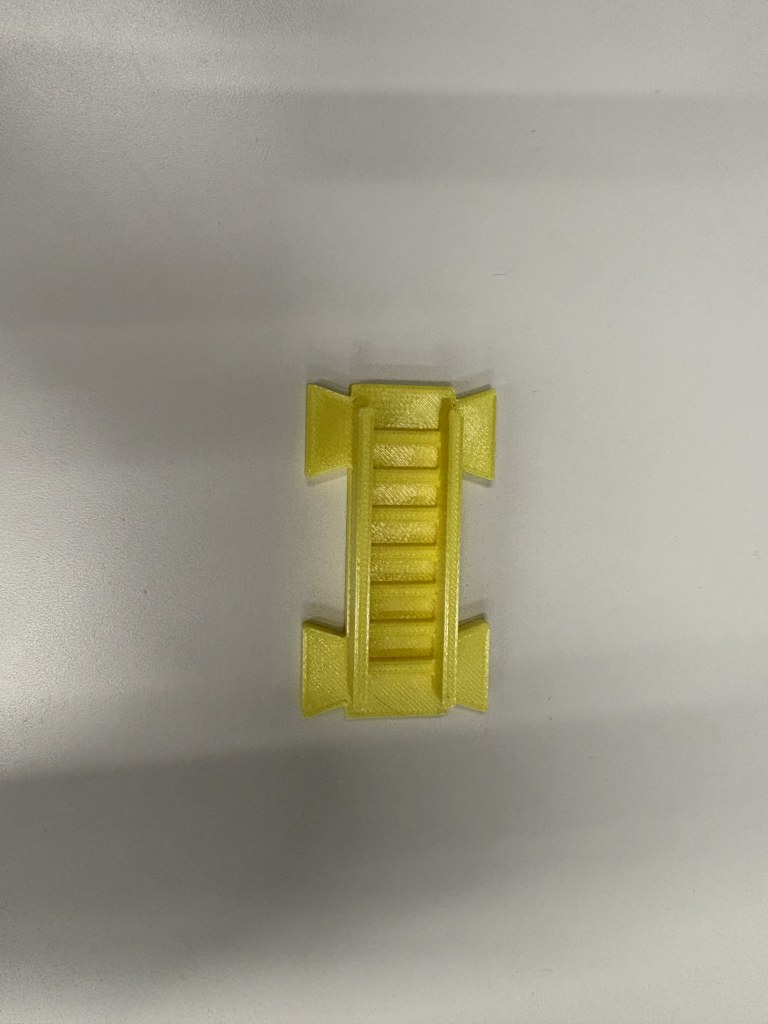
#> input picture hardware/tokens/bridge/photo_top.jpg, 768 x 1024 px
$ python -i bridge_detector.py   (imports and definitions only)
#> lines starting #> are read from the running program, lines starting #| are printed output that depends on the picture; after the words box and inside, x2 and y2 are one past the last pixel; in counts of white or black regions, pixels touching at a corner belong together
#> further down, picture is the input picture: shape (1024, 768, 3); mean B, G, R 140.2, 154.9, 158.5
"""Local OpenCV detector for the printed FLOODSHIFT bridge piece.

Perceptron remains the semantic classifier for every piece. This detector exists for
two jobs: (1) verify that a region Perceptron called "bridge" really looks like our
printed bridge, and (2) classify the bridge when Perceptron is unavailable, in which
case the observation is labelled class_source="local_cv", never "perceptron".

It is a fitted colour + shape rule, not a trained neural network: the thresholds in
bridge_profile.json come from photos of the actual piece (scripts/calibrate_bridge_detector.py).
Refit it after photographing the piece under venue light with the projector on.

Signature of the piece (top view): one saturated-yellow blob, elongated, with a ladder
deck - evenly spaced transverse slats between two raised rails - and flared end tabs.
"""
from __future__ import annotations
from dataclasses import dataclass, asdict
import json
from pathlib import Path

import numpy as np

try:
    import cv2
except ImportError:  # pragma: no cover - import guard mirrors tracker.py
    cv2 = None

PROFILE_PATH = Path(__file__).with_name('bridge_profile.json')
DEFAULT_PROFILE = {
    # OpenCV hue is 0-180. Fitted range for the yellow filament with margin for lighting.
    'hue_min': 18, 'hue_max': 36, 'sat_min': 60, 'val_min': 50,
    # Yellow area as a fraction of the frame: rejects speckle and a yellow tablecloth.
    'min_area_fraction': 0.0004, 'max_area_fraction': 0.25,
    # Long side / short side of the minimum-area rectangle around the blob.
    'aspect_min': 1.3, 'aspect_max': 4.0,
    # Transverse slats counted along the deck (the piece has about nine).
    'rungs_min': 4, 'rungs_max': 16,
    'fitted_from': [], 'fitted_on': None,
}


def load_profile(path: Path | str = PROFILE_PATH) -> dict:
    profile = dict(DEFAULT_PROFILE)
    path = Path(path)
    if path.is_file():
        profile.update(json.loads(path.read_text(encoding="utf-8")))
#> (reads backend/perception/bridge_profile.json from the repository)
    return profile


@dataclass
class BridgeDetection:
    x1: float
    y1: float
    x2: float
    y2: float
    center: tuple[float, float]
    rotation_deg: float  # orientation of the long axis, image coordinates
    aspect: float
    rung_count: int
    area_px: int
    mention: str = 'yellow printed ladder-deck bridge piece (local colour+shape rule)'
    token_type: str = 'bridge'

    def to_dict(self) -> dict:
        return asdict(self)


def yellow_mask(frame_bgr: np.ndarray, profile: dict) -> np.ndarray:
    hsv = cv2.cvtColor(frame_bgr, cv2.COLOR_BGR2HSV)
#> hsv: shape (1024, 768, 3); mean H, S, V 22.9, 30.3, 158.5
    lower = np.array([profile['hue_min'], profile['sat_min'], profile['val_min']], dtype=np.uint8)
    upper = np.array([profile['hue_max'], 255, 255], dtype=np.uint8)
    mask = cv2.inRange(hsv, lower, upper)
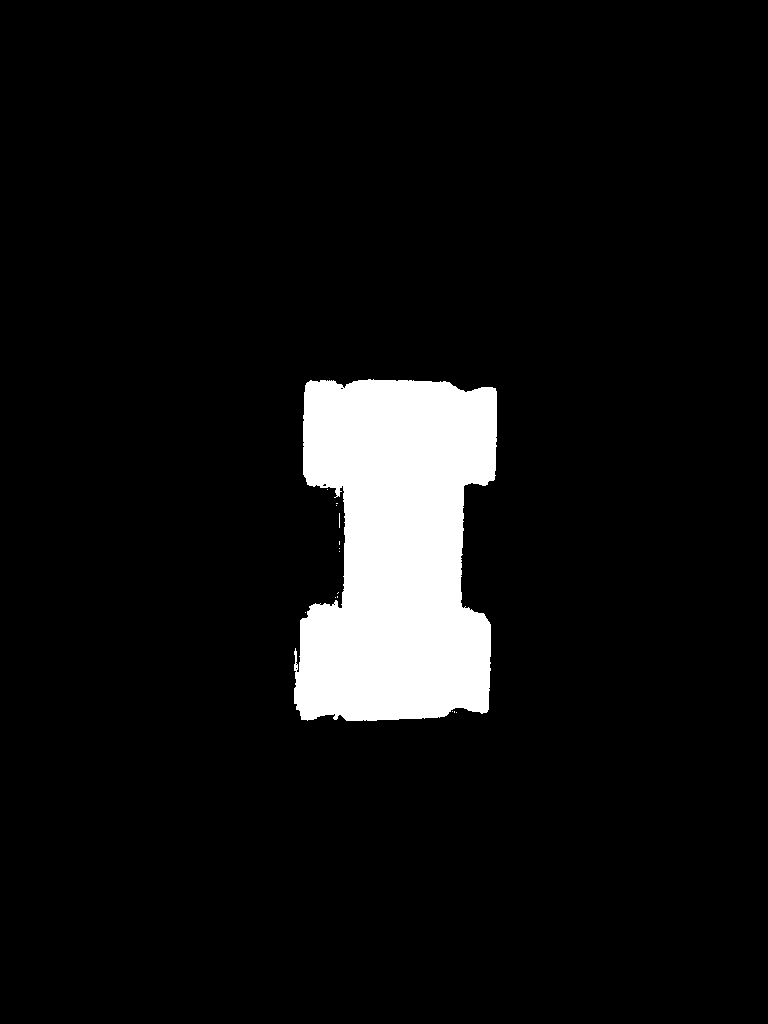
#> mask: shape (1024, 768); 7% white; 15 white regions (14 under 20 px), largest, box (x1, y1, x2, y2) and area: (294, 379, 497, 721) 55313
    # Close the gaps between slats so the whole piece is one blob, then drop speckle.
    size = max(3, int(round(min(frame_bgr.shape[:2]) / 120)) | 1)
#> size = 7
    kernel = cv2.getStructuringElement(cv2.MORPH_ELLIPSE, (size, size))
    mask = cv2.morphologyEx(mask, cv2.MORPH_CLOSE, kernel, iterations=2)
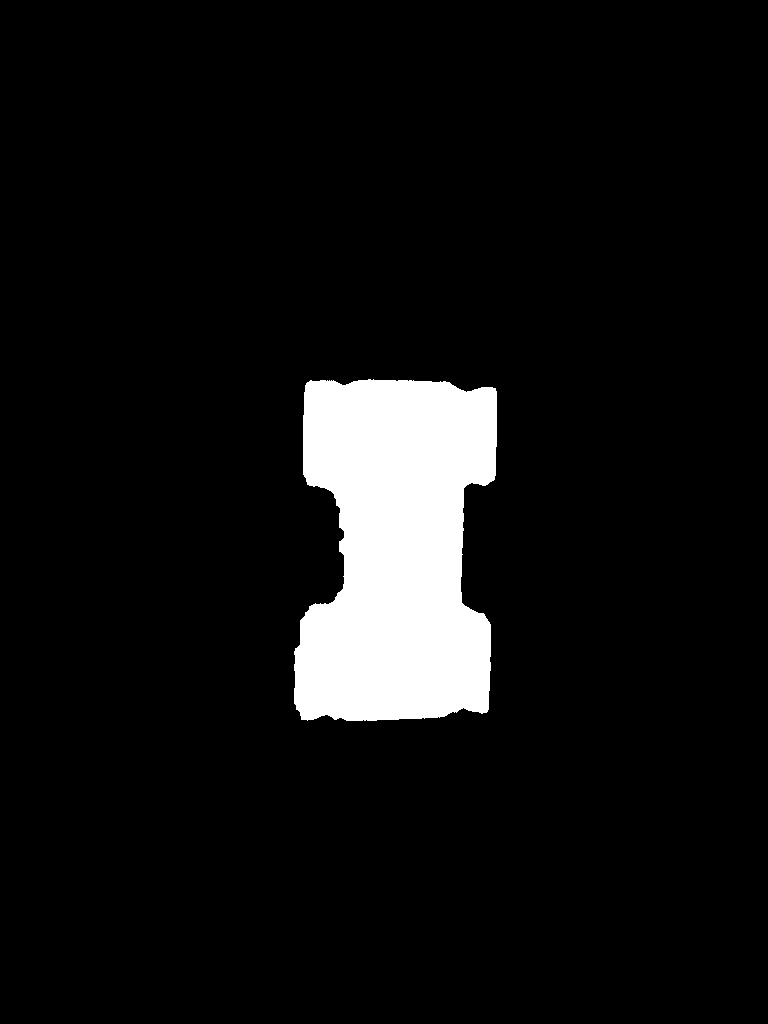
#> mask: shape (1024, 768); 7.1% white; 1 white region, box (x1, y1, x2, y2) and area: (294, 379, 497, 721) 56018
    mask = cv2.morphologyEx(mask, cv2.MORPH_OPEN, kernel)
#> mask: shape (1024, 768); 7.1% white; 1 white region
    return mask


def isolate_yellow(frame_bgr: np.ndarray, profile: dict | None = None,
                   mask: np.ndarray | None = None, dim: float = 0.25) -> np.ndarray:
    """Operator view of the colour filter: yellow pixels unchanged, everything else grey and dimmed.

    Pass the mask when it has already been computed for this frame (BoardWatcher does).
    """
    if cv2 is None:
        raise ImportError('opencv-contrib-python required')
    if mask is None:
        mask = yellow_mask(frame_bgr, profile or load_profile())
    grey = cv2.cvtColor(cv2.cvtColor(frame_bgr, cv2.COLOR_BGR2GRAY), cv2.COLOR_GRAY2BGR)
    out = (grey * dim).astype(np.uint8)
    keep = mask > 0
    out[keep] = frame_bgr[keep]
    return out


def _upright_crop(gray: np.ndarray, rect) -> np.ndarray:
    """Rotate the min-area rectangle so the long axis is vertical; returns the deck crop."""
    (cx, cy), (w, h), angle = rect
    if w > h:
        angle += 90
        w, h = h, w
    matrix = cv2.getRotationMatrix2D((cx, cy), angle, 1.0)
    rotated = cv2.warpAffine(gray, matrix, (gray.shape[1], gray.shape[0]), flags=cv2.INTER_LINEAR)
    return cv2.getRectSubPix(rotated, (max(3, int(w)), max(3, int(h))), (cx, cy))


def count_rungs(deck: np.ndarray) -> int:
    """Count transverse slats: brightness ridges along the long (vertical) axis.

    Only the middle of the short axis is used so the raised side rails and end tabs
    do not add edges. The profile is detrended and peaks closer than a plausible slat
    spacing are merged, so one slat never counts twice.
    """
    h, w = deck.shape[:2]
    if h < 12 or w < 4:
        return 0
    inner = deck[int(h * 0.12):int(h * 0.88), int(w * 0.3):int(w * 0.7) or w]
    if inner.size == 0:
        return 0
    profile = inner.astype(np.float32).mean(axis=1)
    smooth = cv2.GaussianBlur(profile.reshape(-1, 1), (1, 0), sigmaX=0, sigmaY=max(1.0, h / 120)).ravel()
    trend = cv2.blur(smooth.reshape(-1, 1), (1, max(3, int(h / 6)) | 1)).ravel()
    signal = smooth - trend
    if signal.std() < 1e-3:
        return 0
    threshold = 0.25 * signal.std()
    min_gap = max(2, int(h / 40))
    peaks, last = 0, -min_gap
    for i in range(1, len(signal) - 1):
        if signal[i] > threshold and signal[i] >= signal[i - 1] and signal[i] >= signal[i + 1] and i - last >= min_gap:
            peaks += 1
            last = i
    return peaks


def detect_bridges(frame_bgr: np.ndarray, profile: dict | None = None,
                   region_mask: np.ndarray | None = None) -> list[BridgeDetection]:
    """Find printed bridge pieces in a BGR frame. Pixel coordinates of the input frame.

    region_mask (uint8, 255 = search here) limits the search, e.g. to the board polygon,
    so yellowish texture around the board can neither trigger nor hide a detection.
    """
    if cv2 is None:
        raise ImportError('opencv-contrib-python required')
    profile = profile or load_profile()
    mask = yellow_mask(frame_bgr, profile)
    if region_mask is not None:
        mask = cv2.bitwise_and(mask, region_mask)
        search_area = max(1, cv2.countNonZero(region_mask))
    else:
        search_area = frame_bgr.shape[0] * frame_bgr.shape[1]
#> search_area = 786432
    gray = cv2.cvtColor(frame_bgr, cv2.COLOR_BGR2GRAY)
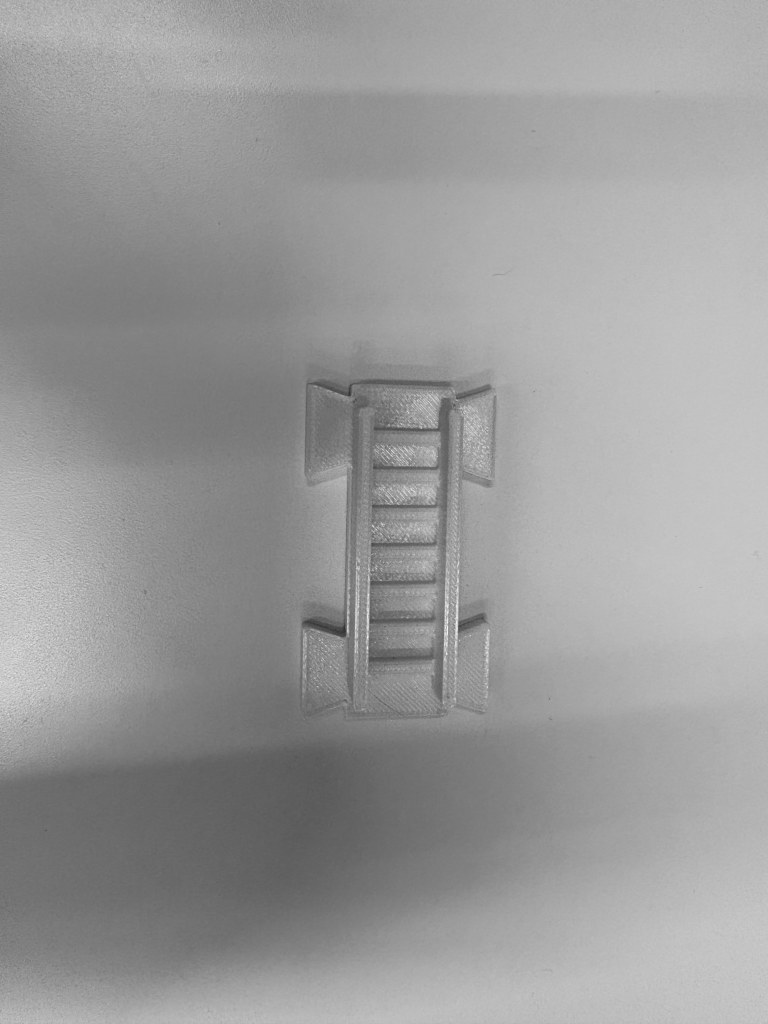
#> gray: shape (1024, 768); min 47, max 245, mean 154.3
    # RETR_LIST: a piece enclosed by a larger yellowish blob is still its own contour.
    contours, _ = cv2.findContours(mask, cv2.RETR_LIST, cv2.CHAIN_APPROX_SIMPLE)
#> contours = 1 contour; box (x1, y1, x2, y2) and area: (294, 379, 497, 721) 55440
    found = []
    for contour in contours:
        area = int(cv2.contourArea(contour))
        if not profile['min_area_fraction'] * search_area <= area <= profile['max_area_fraction'] * search_area:
            continue
        rect = cv2.minAreaRect(contour)
        (cx, cy), (w, h), angle = rect
        long_side, short_side = max(w, h), max(1.0, min(w, h))
        aspect = long_side / short_side
        if not profile['aspect_min'] <= aspect <= profile['aspect_max']:
            continue
        rungs = count_rungs(_upright_crop(gray, rect))
        if not profile['rungs_min'] <= rungs <= profile['rungs_max']:
            continue
        x, y, bw, bh = cv2.boundingRect(contour)
        rotation = angle + 90 if w > h else angle  # degrees of the long axis from vertical
        found.append(BridgeDetection(x1=float(x), y1=float(y), x2=float(x + bw), y2=float(y + bh),
                                     center=(float(cx), float(cy)), rotation_deg=float(rotation),
                                     aspect=round(aspect, 2), rung_count=rungs, area_px=area))
#> this loop made 1 pass
#> (area, rect, long_side) on pass 1: (55440, ((394.9, 550.9), (342.7, 196.4), -88.47), 342.7)
#> pass 1, in count_rungs, `inner = deck[int(h * 0.12):int(h * 0.88), int(w * 0.3):int(w * 0.7) or..`:
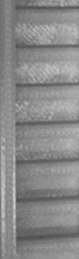
#> inner: shape (259, 79); min 73, max 208, mean 137.6
#> after the loop, found = 1 item
    return sorted(found, key=lambda d: -d.area_px)


def looks_like_bridge(frame_bgr: np.ndarray, center_px: tuple[float, float], radius_px: float = 80,
                      profile: dict | None = None, region_mask: np.ndarray | None = None) -> bool:
    """True when a detected bridge piece lies within radius_px of center_px."""
    return any(np.hypot(d.center[0] - center_px[0], d.center[1] - center_px[1]) <= radius_px
               for d in detect_bridges(frame_bgr, profile, region_mask))

>>> import cv2
>>> picture = cv2.imread('../../hardware/tokens/bridge/photo_top.jpg')
>>> result = detect_bridges(picture)
#> result = 1 item
